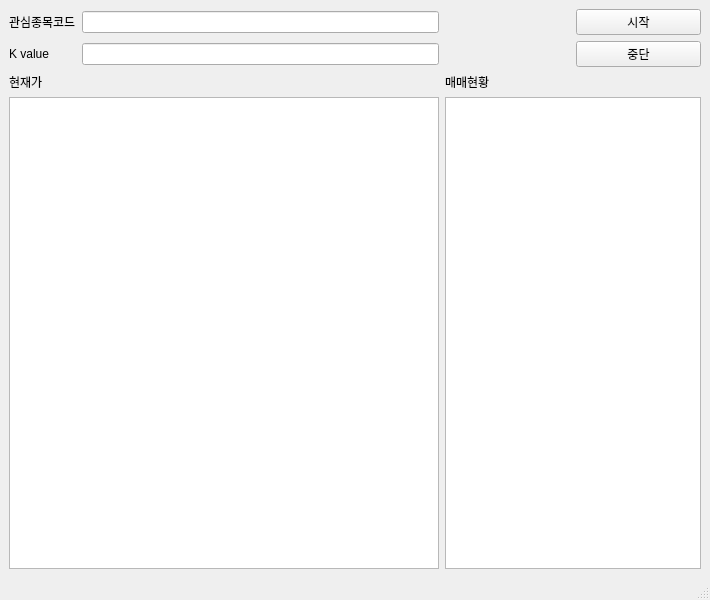
<?xml version="1.0" encoding="UTF-8"?>
<ui version="4.0">
 <class>MainWindow</class>
 <widget class="QMainWindow" name="MainWindow">
  <property name="geometry">
   <rect>
    <x>0</x>
    <y>0</y>
    <width>710</width>
    <height>600</height>
   </rect>
  </property>
  <property name="windowTitle">
   <string>MainWindow</string>
  </property>
  <widget class="QWidget" name="centralwidget">
   <layout class="QGridLayout" name="gridLayout">
    <item row="0" column="0">
     <widget class="QLabel" name="label">
      <property name="text">
       <string>관심종목코드</string>
      </property>
     </widget>
    </item>
    <item row="0" column="1">
     <widget class="QLineEdit" name="code_list"/>
    </item>
    <item row="0" column="3">
     <widget class="QPushButton" name="button_start">
      <property name="text">
       <string>시작</string>
      </property>
     </widget>
    </item>
    <item row="1" column="0">
     <widget class="QLabel" name="label_2">
      <property name="text">
       <string>K value</string>
      </property>
     </widget>
    </item>
    <item row="1" column="1">
     <widget class="QLineEdit" name="k_value"/>
    </item>
    <item row="1" column="3">
     <widget class="QPushButton" name="button_stop">
      <property name="text">
       <string>중단</string>
      </property>
     </widget>
    </item>
    <item row="2" column="0">
     <widget class="QLabel" name="label_3">
      <property name="text">
       <string>현재가</string>
      </property>
     </widget>
    </item>
    <item row="2" column="2">
     <widget class="QLabel" name="label_4">
      <property name="text">
       <string>매매현황</string>
      </property>
     </widget>
    </item>
    <item row="3" column="0" colspan="2">
     <widget class="QTextBrowser" name="textboard"/>
    </item>
    <item row="3" column="2" colspan="2">
     <widget class="QTextBrowser" name="buysell_log"/>
    </item>
   </layout>
  </widget>
  <widget class="QStatusBar" name="statusbar"/>
 </widget>
 <resources/>
 <connections/>
</ui>
